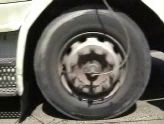
#> input picture EP1b/img/img0106.bmp, 164 x 124 px
$ python workbench.py   (older library calls are emulated)
#> lines starting #> are read from the running program, lines starting #| are printed output that depends on the picture
### EP1b/src/container.py
# -*- coding: utf-8 -*-

import copy

import cv2
import numpy as np


class Container(object):
    """docstring for Container"""

    def __init__(self, image=None):
        """Inits ImageProcessor with an optional image."""
        if image is not None:
            self.image = image
        else:
            self._image = None

    @property
    def image(self):
        """The image getter.

        The true image object is incapsulated on the _image attribute,
        therefore the user must use the image virtual attribute to interact
        with image stored in this class

        Returns:
            A numpy.ndarray containing the image.
        """
        return self._image

    @image.setter
    def image(self, value):
        """The image setter.

        Args:
            value: either a numpy.ndarray containing a image or the path to an
                image.

        Raises:
            TypeError: The value is neither an image nor the path to an image.
        """
#> called with value = '../img/img0106.bmp'
        if isinstance(value, np.ndarray):
            self._image = value
        elif isinstance(value, str):
            self._image = cv2.imread(value, cv2.IMREAD_UNCHANGED)
#> self._image is the input picture: shape (124, 164, 3); mean B, G, R 92.1, 98.5, 101
        else:
            raise TypeError

    # [9 lines left out: function has_image, not called in this run]

    def lines(self):
        """Determines the number of lines of the image."""
        return self.image.shape[0]

    def cols(self):
        """Determines the number of columns of the image."""
        return self.image.shape[1]

    def colors(self):
        """Determines the number of colors of the image."""
        shape = self.image.shape
        if len(shape) == 2:
            return 1
        return shape[2]

    def copy(self):
        """Genetates a deep copy of this class instance."""
        return copy.deepcopy(self)

    # [9 lines left out: function show, not called in this run]

    def save(self, path='image_processor_output.bmp'):
        """Saves the current image on the file system.

        Keyword Args:
            path (='image_processor_output'): the path where the file should be
                saved
        """
        cv2.imwrite(path, self.image)

    # [7 lines left out: function get_grayscale, not called in this run]

    def apply_grayscale(self):
        """Substitutes the current image for it's Grayscale version."""
        self.image = self.get_grayscale()

    def show_grayscale(self, window_name='image'):
        """Shows the current image's Grayscale version."""
        cv2.imshow(window_name, self.get_grayscale())

    def get_grad(self, kernel_size=5, data_type=cv2.CV_32F):
        grad_x = (1.0 / 4080) * cv2.Scharr(self.image, data_type, 1, 0,
                                           kernel_size)

        grad_y = (1.0 / 4080) * cv2.Scharr(self.image, data_type, 0, 1,
                                           kernel_size)

        return grad_x + (0 + 1j) * grad_y

    # [6 lines left out: function show_grad, not called in this run]

    def get_gaussian_blur(self, kernel_height=5, kernel_width=5,
                          data_type=cv2.CV_32F):
        return cv2.GaussianBlur(self.image, (kernel_height, kernel_width),
                                data_type)

    def apply_gaussian_blur(self, kernel_height=5, kernel_width=5,
                            data_type=cv2.CV_32F):
        self.image = self.get_gaussian_blur(kernel_height=kernel_height,
                                            kernel_width=kernel_width,
                                            data_type=data_type)

    def get_canny(self, threshold_1=100, threshold_2=200):
        return cv2.Canny(self.image, threshold_1, threshold_2)

    def apply_canny(self, threshold_1=100, threshold_2=200):
        self.image = self.get_canny(threshold_1, threshold_2)

    def show_canny(self, threshold_1=100, threshold_2=200,
                   window_name='canny'):
        cv2.imshow(window_name, self.get_canny(threshold_1, threshold_2))

    # [6 lines left out: function __repr__, not called in this run]

    def __eq__(self, other):
        """The attribution dunder of the class."""
        self.image = other

### EP1b/src/image_processor.py
# -*- coding: utf-8 -*-

import cv2
import numpy as np

from container import Container


class ImageProcessor(object):
    """A class responsible for storing images.

    Attributes:
        image: A virtual attribute to implement the setter and getter of _image
        _image: The real attribute responsible for storing the class image
    """

    def __init__(self, image=None):
        """Inits ImageProcessor with an optional image."""
        pass

    # [44 lines left out: function get_smooth_complex_grad, not called in this run]

    def get_circle_hough_by_grad(self, container, radius, threshold=10):

        channels = container.colors()

        if channels == 1:
            data_type = type(container.image[0][0])
        else:
            data_type = type(container.image[0][0][0])

        result = np.zeros(container.image.shape[:2], data_type)

        grad = container.get_grad()

        lines = container.lines()
        cols = container.cols()

        point_value = 1

        if channels == 1:
            grad.resize((lines, cols, 1), refcheck=False)
            # result.resize((lines, cols, 1), refcheck=False)

        for channel in range(0, channels):
            for line in range(0, lines):
                for col in range(0, cols):
                    value = grad[line][col][channel]
                    if abs(value) > threshold:
                        dx = int(np.cos(np.angle(value)) * radius)
                        dy = int(np.sin(np.angle(value)) * radius)
                        if ((line + dy) < lines and (line + dy) > 0) and \
                           ((col + dx) < cols and (col + dx) > 0):
                            result[line + dy, col + dx] += \
                                + data_type(point_value)

                        if ((line - dy) < lines and (line - dy) > 0) and \
                           ((col - dx) < cols and (col - dx) > 0):
                            result[line - dy, col - dx] += \
                                + data_type(point_value)

        return result

    # [6 lines left out: function show_circle_hough_by_grad, not called in this run]

    def detect_circle(self, container, radius, threshold=44,
                      data_type=cv2.CV_32F):
        t_container = Container(container.image)
        points = self.get_circle_hough_by_grad(t_container, radius,
                                               threshold=0)

        points = cv2.GaussianBlur(points, (5, 5), data_type)
        center = np.unravel_index(points.argmax(), points.shape)
        if points[center] > threshold:
            return center
        else:
            return None

### EP1b/src/workbench.py
# -*- coding: utf-8 -*-

import cv2
import numpy as np

from image_processor import *
from container import *

if __name__ == '__main__':
    # path = '../img/img0105.bmp'
    path = '../img/img0106.bmp'
    # path = '../img/fillcircle.png'
    x = Container(path)
    # x.apply_gaussian_blur()
    x.save(path='../output/a.bmp')
    img_p = ImageProcessor()
    print(x.lines())
    print(x.cols())

    results = Container()

    for radius in range(50, 70):
        results.image = img_p.get_circle_hough_by_grad(x, radius, threshold=0)
        results.apply_gaussian_blur()
        results.save(path='../output/r' + str(radius) + '.bmp')
        center = img_p.detect_circle(x, radius)
        print(str(radius) + ': ' + str(center))
        if center is not None:
            print(' ' + str(results.image[center]))
            y = Container(path)
            cv2.circle(y.image, (center[1], center[0]), radius, (0, 255, 255),
                       3)
            y.save(path='../output/circle' + str(radius) + '.bmp')
#> this loop made 20 passes
#> center on passes 1 to 12: (59, 84), (60, 85), (60, 86), (62, 87), (63, 87), (64, 88), (63, 88), (63, 89), (63, 92), (62, 92), (62, 92), (62, 92)
#| 59: (62, 92)
#|  45
#> pass 1, in save (call 2), `cv2.imwrite(path, self.image)`:
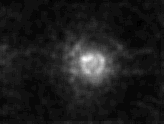
#> saved as r50.bmp: shape (124, 164); min 0, max 31, mean 3.4; drawn with min black and max white
#> pass 1, in get_grad (call 2), `grad_x = (1.0 / 4080) * cv2.Scharr(self.image, data_type, 1, 0, kernel..`:
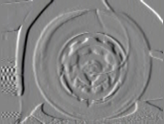
#> grad_x: shape (124, 164, 3) float32; mean of channels 0, 1, 2 -0.00141, -0.00179, -0.00171; drawn with min black and max white
#> pass 1, in get_grad (call 2), `grad_y = (1.0 / 4080) * cv2.Scharr(self.image, data_type, 0, 1, kernel..`:
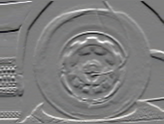
#> grad_y: shape (124, 164, 3) float32; mean of channels 0, 1, 2 0.00278, 0.00349, 0.00401; drawn with min black and max white
